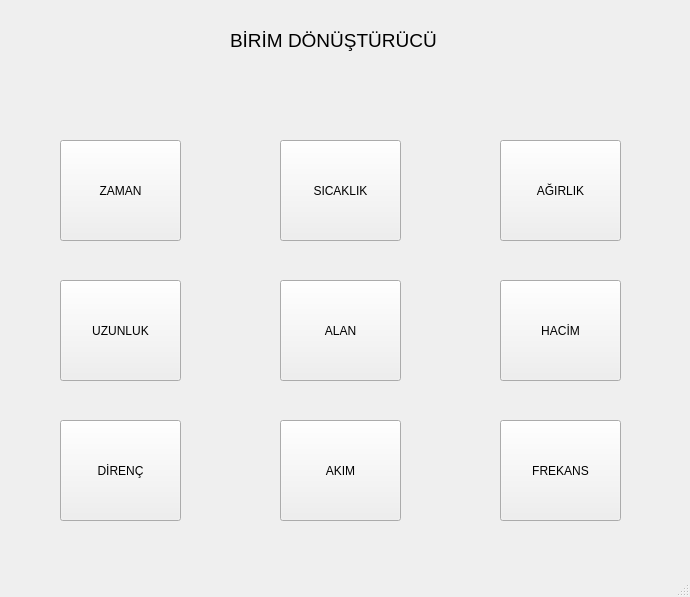
<?xml version="1.0" encoding="UTF-8"?>
<ui version="4.0">
 <class>MainWindow_ilkekran</class>
 <widget class="QMainWindow" name="MainWindow_ilkekran">
  <property name="geometry">
   <rect>
    <x>0</x>
    <y>0</y>
    <width>690</width>
    <height>597</height>
   </rect>
  </property>
  <property name="windowTitle">
   <string>BİRİM DÖNÜŞTÜRÜCÜ</string>
  </property>
  <widget class="QWidget" name="centralwidget">
   <widget class="QPushButton" name="pushButton_SICAKLIK">
    <property name="geometry">
     <rect>
      <x>280</x>
      <y>140</y>
      <width>121</width>
      <height>101</height>
     </rect>
    </property>
    <property name="text">
     <string>SICAKLIK</string>
    </property>
   </widget>
   <widget class="QPushButton" name="pushButton_ZAMAN">
    <property name="geometry">
     <rect>
      <x>60</x>
      <y>140</y>
      <width>121</width>
      <height>101</height>
     </rect>
    </property>
    <property name="text">
     <string>ZAMAN</string>
    </property>
   </widget>
   <widget class="QPushButton" name="pushButton_AGIRLIK">
    <property name="geometry">
     <rect>
      <x>500</x>
      <y>140</y>
      <width>121</width>
      <height>101</height>
     </rect>
    </property>
    <property name="text">
     <string>AĞIRLIK</string>
    </property>
   </widget>
   <widget class="QPushButton" name="pushButton_UZUNLUK">
    <property name="geometry">
     <rect>
      <x>60</x>
      <y>280</y>
      <width>121</width>
      <height>101</height>
     </rect>
    </property>
    <property name="text">
     <string>UZUNLUK</string>
    </property>
   </widget>
   <widget class="QPushButton" name="pushButton_ALAN">
    <property name="geometry">
     <rect>
      <x>280</x>
      <y>280</y>
      <width>121</width>
      <height>101</height>
     </rect>
    </property>
    <property name="text">
     <string>ALAN</string>
    </property>
   </widget>
   <widget class="QPushButton" name="pushButton_HACIM">
    <property name="geometry">
     <rect>
      <x>500</x>
      <y>280</y>
      <width>121</width>
      <height>101</height>
     </rect>
    </property>
    <property name="text">
     <string>HACİM</string>
    </property>
   </widget>
   <widget class="QPushButton" name="pushButton_DIRENC">
    <property name="geometry">
     <rect>
      <x>60</x>
      <y>420</y>
      <width>121</width>
      <height>101</height>
     </rect>
    </property>
    <property name="text">
     <string>DİRENÇ</string>
    </property>
   </widget>
   <widget class="QPushButton" name="pushButton_AKIM">
    <property name="geometry">
     <rect>
      <x>280</x>
      <y>420</y>
      <width>121</width>
      <height>101</height>
     </rect>
    </property>
    <property name="text">
     <string>AKIM</string>
    </property>
   </widget>
   <widget class="QPushButton" name="pushButton_FREKANS">
    <property name="geometry">
     <rect>
      <x>500</x>
      <y>420</y>
      <width>121</width>
      <height>101</height>
     </rect>
    </property>
    <property name="text">
     <string>FREKANS</string>
    </property>
   </widget>
   <widget class="QLabel" name="label">
    <property name="geometry">
     <rect>
      <x>230</x>
      <y>10</y>
      <width>251</width>
      <height>61</height>
     </rect>
    </property>
    <property name="font">
     <font>
      <pointsize>14</pointsize>
      <weight>50</weight>
      <bold>false</bold>
     </font>
    </property>
    <property name="text">
     <string>BİRİM DÖNÜŞTÜRÜCÜ</string>
    </property>
   </widget>
  </widget>
  <widget class="QMenuBar" name="menubar">
   <property name="geometry">
    <rect>
     <x>0</x>
     <y>0</y>
     <width>690</width>
     <height>26</height>
    </rect>
   </property>
  </widget>
  <widget class="QStatusBar" name="statusbar"/>
 </widget>
 <resources/>
 <connections/>
 <slots>
  <slot>slot1()</slot>
 </slots>
</ui>
